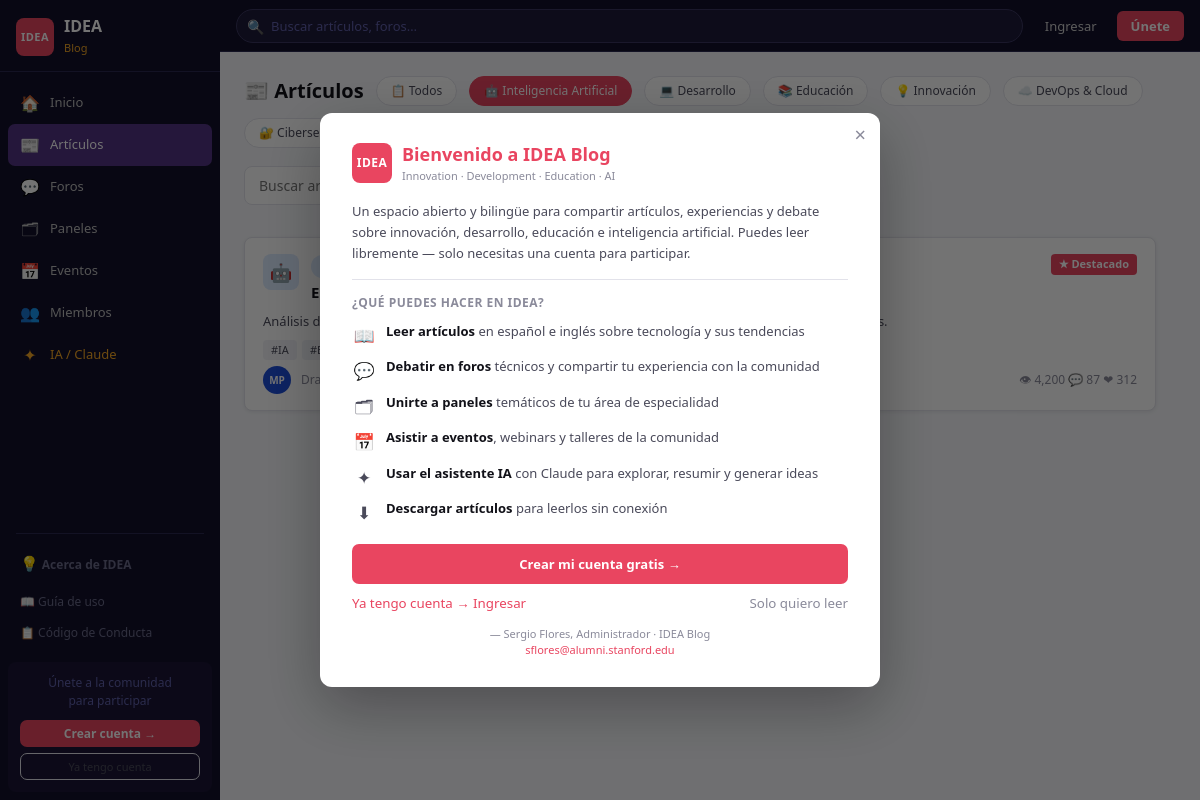
Page /articles?cat=ia&q= on the committed database.
### models.py (models this page shows)
class Article(db.Model):
    __tablename__   = "articles"
    id              = db.Column(db.Integer, primary_key=True)
    category        = db.Column(db.String(50),  nullable=False)
    featured        = db.Column(db.Boolean,     default=False)
    title           = db.Column(db.String(500), nullable=False)
    excerpt         = db.Column(db.Text,        nullable=False)
    content         = db.Column(db.Text,        nullable=False, default="")
    author          = db.Column(db.String(200), nullable=False)
    init            = db.Column(db.String(4),   default="")
    read_time       = db.Column(db.Integer,     default=5)
    views           = db.Column(db.Integer,     default=0)
    likes           = db.Column(db.Integer,     default=0)
    comments_count  = db.Column(db.Integer,     default=0)
    _tags           = db.Column("tags", db.Text, default="")
    created_at      = db.Column(db.DateTime,    default=datetime.utcnow)
    is_pdf          = db.Column(db.Boolean,     default=False)
    pdf_data        = db.Column(db.LargeBinary, nullable=True)
    @property
    def tags(self):
        return [t.strip() for t in self._tags.split(",") if t.strip()] if self._tags else []
    @tags.setter
    def tags(self, value):
        self._tags = ",".join(value) if isinstance(value, list) else (value or "")
    @property
    def comments(self):
        return self.comments_count

### app.py (the view)
@app.route("/articles")
def articles():
    cat = request.args.get("cat", "all")
    q   = request.args.get("q", "").strip()
    query = Article.query
    if cat != "all":
        query = query.filter_by(category=cat)
    if q:
        like = f"%{q}%"
        query = query.filter(
            (Article.title.ilike(like)) | (Article.excerpt.ilike(like))
        )
    arts = query.order_by(Article.created_at.desc()).all()
    return render_template("articles.html", articles=arts, cat=cat, q=q)

### app.py (called while the page is built)
def is_admin() -> bool:
    u = session.get("user")
    return bool(u and u.get("email") == ADMIN_EMAIL)

def get_cat(cat_id):
    return next((c for c in CATEGORIES if c["id"] == cat_id),
                {"id": cat_id, "label": cat_id, "emoji": "📄",
                 "color": "#666", "bg": "#eee"})

@app.context_processor
def inject_globals():
    return dict(
        user          = session.get("user"),
        is_admin      = is_admin(),
        contact_email = CONTACT_EMAIL,
        categories    = CATEGORIES,
        trending_tags = TRENDING_TAGS,
        conduct_rules = CONDUCT_RULES,
        get_cat       = get_cat,
    )

### templates/articles.html (shortened to what this page needs)
{% extends "base.html" %}
{% block content %}
<div style="display:flex;align-items:center;gap:12px;margin-bottom:18px;flex-wrap:wrap">
  <h1 style="font-size:20px;font-weight:700;margin:0">📰 Artículos</h1>
  <a href="{{ url_for('articles') }}"
     class="filter-pill {{ 'active' if cat == 'all' else '' }}">📋 Todos</a>
  {% for c in categories %}
  <a href="{{ url_for('articles', cat=c.id, q=q) }}"
     class="filter-pill {{ 'active' if cat == c.id else '' }}">{{ c.emoji }} {{ c.label }}</a>
  {% endfor %}
</div>
<form method="get" action="{{ url_for('articles') }}" style="margin-bottom:18px;display:flex;gap:8px">
  <button type="submit" class="btn-primary btn-sm">Buscar</button>
</form>
{% if articles %}
  {% for art in articles %}
  {% set c = get_cat(art.category) %}
  <a href="{{ url_for('article_detail', article_id=art.id) }}"
     class="card card-hover article-card">
    <div class="card-top">
      <div class="cat-emoji" style="background:{{ c.bg }}">{{ c.emoji }}</div>
      <div style="flex:1">
        <div class="cat-pill" style="color:{{ c.color }};background:{{ c.bg }};font-size:11px;margin-bottom:3px">
        </div>
        <div class="title">{{ art.title }}</div>
      </div>
      {% if art.featured %}
      <span class="badge badge-featured">★ Destacado</span>
      {% endif %}
    </div>
    <div class="excerpt">{{ art.excerpt }}</div>
    <div class="tags-row" style="margin:6px 0">
      {% for tag in art.tags %}
      <span class="tag-chip">#{{ tag }}</span>
      {% endfor %}
    </div>
    <div class="meta">
      <div class="avatar avatar-sm" style="background:{{ c.color }}">{{ art.init }}</div>
      <span>{{ art.author }} · {{ art.read_time }} min lectura</span>
      <span class="meta-right">👁 {{ "{:,}".format(art.views) }}  💬 {{ art.comments }}  ❤ {{ art.likes }}</span>
    </div>
  </a>
  {% endfor %}
{% else %}
  <div class="empty-state">
    <div style="font-size:40px;margin-bottom:12px">📭</div>
    <p>No se encontraron artículos.</p>
    <a href="{{ url_for('articles') }}" class="btn-ghost btn-sm" style="margin-top:10px">Ver todos</a>
  </div>
{% endif %}
{% endblock %}

### templates/base.html (shortened to what this page needs)
<!DOCTYPE html>
<html lang="es">
<head>
  <link rel="stylesheet" href="{{ url_for('static', filename='css/style.css') }}">
</head>
<body data-page="{{ request.endpoint }}" data-logged-in="{{ 'true' if user else 'false' }}">
<aside class="sidebar">
  <div class="sidebar-logo">
    <div class="logo-box">IDEA</div>
    <div class="logo-text">
      <strong>IDEA</strong>
      <span>Blog</span>
    </div>
  </div>
  <ul class="nav-list">
    {% set nav = [
      ('🏠', 'Inicio',      'index'),
      ('📰', 'Artículos',   'articles'),
      ('💬', 'Foros',       'forums'),
      ('🗂', 'Paneles',     'panels'),
      ('📅', 'Eventos',     'events'),
      ('👥', 'Miembros',    'members'),
    ] %}
    {% for emoji, label, endpoint in nav %}
    <li class="nav-item">
      <a href="{{ url_for(endpoint) }}"
         class="{{ 'active' if request.endpoint == endpoint else '' }}">
        <span class="nav-emoji">{{ emoji }}</span>{{ label }}
      </a>
    </li>
    {% endfor %}
    <li class="nav-item ai-link">
      <a href="{{ url_for('ai_hub') }}"
         class="{{ 'active' if request.endpoint == 'ai_hub' else '' }}">
        <span class="nav-emoji">✦</span>IA / Claude
      </a>
    </li>
  </ul>
  <hr class="sidebar-sep">
  <div class="sidebar-links">
    <button class="sidebar-about-btn" onclick="openModal('aboutModal')">
      <span style="font-size:15px">💡</span>
      <span>Acerca de IDEA</span>
    </button>
    <button onclick="openModal('welcomeModal')">📖 Guía de uso</button>
    <button onclick="openModal('conductModal')">📋 Código de Conducta</button>
  </div>
  <div class="user-panel">
    {% if user %}
    <div class="user-avatar-lg">{{ user.init }}</div>
    <div class="user-name">{{ user.name }}</div>
    {% if user.alias %}
    <div style="color:var(--gold);font-size:12px;margin-bottom:2px">@{{ user.alias }}</div>
    {% endif %}
    <div class="user-email">{{ user.email }}</div>
    <button class="btn-logout" onclick="doLogout()">Cerrar sesión</button>
    {% else %}
    <div class="user-panel-guest">
      <p>Únete a la comunidad<br>para participar</p>
      <button class="btn-primary btn-sm" onclick="openModal('welcomeModal')" style="width:100%;margin-bottom:6px">
        Crear cuenta →
      </button>
      <button class="btn-ghost btn-sm" onclick="openModal('loginModal')" style="width:100%;font-size:11px">
        Ya tengo cuenta
      </button>
    </div>
    {% endif %}
  </div>
</aside>
<header class="topbar">
  <div class="search-wrap">
    <span class="search-icon">🔍</span>
    <input type="text" id="globalSearch" placeholder="Buscar artículos, foros…"
           onkeydown="if(event.key==='Enter') doSearch(this.value)">
  </div>
  <div class="topbar-auth">
    {% if user %}
    <div class="topbar-user">
      <div class="user-avatar-sm">{{ user.init }}</div>
      <span>{{ user.alias and ('@' + user.alias) or user.name.split()[0] }}</span>
    </div>
    <button class="btn-topbar-logout" onclick="doLogout()">Salir</button>
    {% else %}
    <button class="btn-login" onclick="openModal('loginModal')">Ingresar</button>
    <button class="btn-join"  onclick="openModal('welcomeModal')">Únete</button>
    {% endif %}
  </div>
</header>
<main class="main-content">
  <div class="page">
    {% block content %}{% endblock %}
  </div>
</main>
<div id="welcomeModal" class="modal-overlay">
  <div class="modal modal-wrap" style="width:560px;max-width:95vw;padding:28px 32px">
    <button class="modal-close" onclick="closeModal('welcomeModal')">×</button>
    <div style="display:flex;align-items:center;gap:10px;margin-bottom:16px">
      <div class="logo-box" style="width:40px;height:40px;font-size:12px;flex-shrink:0">IDEA</div>
      <div>
        <div style="font-size:18px;font-weight:800;color:var(--accent)">Bienvenido a IDEA Blog</div>
        <div style="font-size:11px;color:var(--text3)">Innovation · Development · Education · AI</div>
      </div>
    </div>
    <p class="welcome-intro">
      Un espacio abierto y bilingüe para compartir artículos, experiencias y debate
      sobre innovación, desarrollo, educación e inteligencia artificial.
      Puedes leer libremente — solo necesitas una cuenta para participar.
    </p>
    <hr class="sep" style="margin:14px 0">
    <p style="font-size:12px;font-weight:700;color:var(--text3);letter-spacing:.5px;margin-bottom:10px">
      ¿QUÉ PUEDES HACER EN IDEA?
    </p>
    <ul class="welcome-guide">
      <li><span class="wg-icon">📖</span><div><strong>Leer artículos</strong> en español e inglés sobre tecnología y sus tendencias</div></li>
      <li><span class="wg-icon">💬</span><div><strong>Debatir en foros</strong> técnicos y compartir tu experiencia con la comunidad</div></li>
      <li><span class="wg-icon">🗂</span><div><strong>Unirte a paneles</strong> temáticos de tu área de especialidad</div></li>
      <li><span class="wg-icon">📅</span><div><strong>Asistir a eventos</strong>, webinars y talleres de la comunidad</div></li>
      <li><span class="wg-icon">✦</span><div><strong>Usar el asistente IA</strong> con Claude para explorar, resumir y generar ideas</div></li>
      <li><span class="wg-icon">⬇</span><div><strong>Descargar artículos</strong> para leerlos sin conexión</div></li>
    </ul>
    <button class="btn-primary" style="width:100%;margin-top:18px;padding:11px"
            onclick="closeModal('welcomeModal');openModal('registerModal')">
      Crear mi cuenta gratis →
    </button>
    <div style="display:flex;justify-content:space-between;margin-top:10px;font-size:13px">
      <button style="background:none;border:none;color:var(--accent);cursor:pointer"
              onclick="closeModal('welcomeModal');openModal('loginModal')">
        Ya tengo cuenta → Ingresar
      </button>
      <button style="background:none;border:none;color:var(--text3);cursor:pointer"
              onclick="closeModal('welcomeModal')">
        Solo quiero leer
      </button>
    </div>
    <p style="text-align:center;font-size:11px;color:var(--text3);margin-top:14px">
      — Sergio Flores, Administrador · IDEA Blog<br>
      <a href="mailto:{{ contact_email }}" style="color:var(--accent)">{{ contact_email }}</a>
    </p>
  </div>
</div>
</body>
</html>

### rows in the picture
Article: emoji "🤖", title "El…", featured "★ Destacado", excerpt "Análisis…", tags "IA", init "MP", author "Dra.…", views "4,200", comments "87", likes "312"

### other values in the picture
{{ emoji }} "🏠" "📰" "💬" "🗂" "📅" "👥"
{{ label }} "Inicio" "Artículos" "Foros" "Paneles" "Eventos" "Miembros"
{{ c.emoji }} "🤖" "💻" "📚" "💡" "☁️" "🔐"
{{ c.label }} "Inteligencia Artificial" "Desarrollo" "Educación" "Innovación" "DevOps & Cloud"
{{ contact_email }} "sflores@alumni.stanford.edu"
